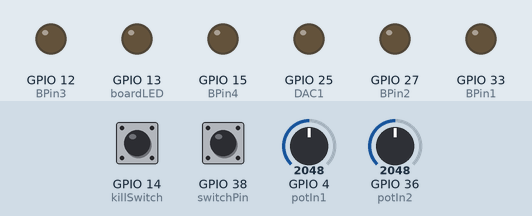
The program below on a simulated ESP32. Parts: output pins drawn as LEDs (lit = HIGH). The test bench sets the inputs (shaded band); at power-on: GPIO 14 (killSwitch) LOW, GPIO 38 (switchPin) HIGH, GPIO 4 (potIn1) = 2048, GPIO 36 (potIn2) = 2048.

Above: at 2.2 s.
2.3 s: GPIO 14 (killSwitch) pulled HIGH for 0.15 s
At 2.9 s:
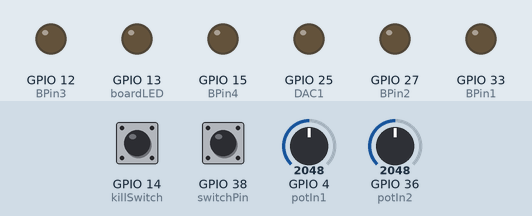
3.9 s: GPIO 38 (switchPin) pulled LOW for 0.15 s
At 3.97 s:
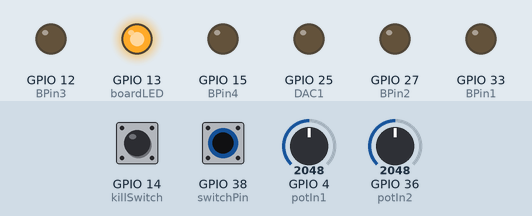
5.5 s: GPIO 38 (switchPin) pulled LOW for 3.2 s
At 9.3 s:
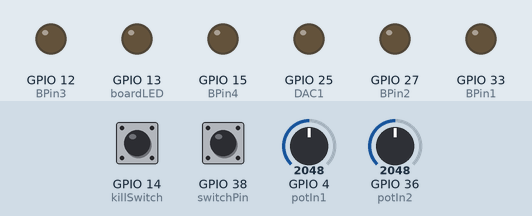
10.2 s: GPIO 14 (killSwitch) pulled HIGH for 1 s
12.7 s: GPIO 14 (killSwitch) driven HIGH and GPIO 38 (switchPin) driven LOW
At 12.85 s:
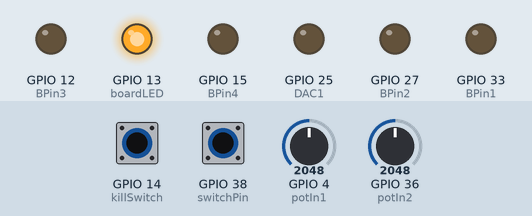
Timing chart, 0 to 14.1 s (numbered marks = the images above; inputs shaded):
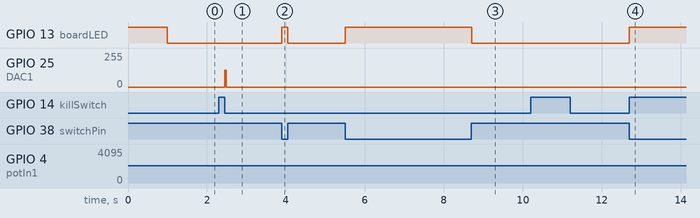

Measured:
- after the input at 2.3 s, GPIO 25 (DAC1): 0/255 → 127/255 after 0.15 s, → 0/255 0.04 s later
- after the input at 3.9 s, GPIO 13 (boardLED): LOW → HIGH at once, → LOW 0.15 s later
- after the input at 5.5 s, GPIO 13 (boardLED): LOW → HIGH at once, → LOW 3.2 s later
- after the input at 12.7 s, GPIO 13 (boardLED): LOW → HIGH at once

The program:

main.cpp
```cpp
/*
  outputAnalogDigitalMixed.ino

  The ESP32 contains two 8-bit DAC output channels.
  DAC channel 1 is GPIO25 (Pin 25) and DAC channel 2 is GPIO26 (Pin 26).

  This sketch generates a ~500Hz sinus signal on DAC channel 1 (GPIO pin 25)
  followed by a ~500Hz digital output signal, 5 seconds each & alternatingly.

  Last updated 2022-06-11, ThJ <yellobyte@bluewin.ch>
*/

#include <Arduino.h>
#include <ESP32Time.h>

uint32_t counter,
         mode = 1; // analog output starts

// Define Pins
#define boardLED 13
#define switchPin 38
#define BPin1 33
#define BPin2 27
#define BPin3 12
#define BPin4 15
#define potIn1 4
#define potIn2 36
#define killSwitch 14
// Define DAC pins
#define DAC1 25
#define DAC2 26

#define Num_Samples 256 // Define sample count

// vars
int i = 0;
float potRead;
float sinScale;
float freqScale;
bool offOnSwitch = false;

ESP32Time rtc(0);

static byte SineWaveTable[Num_Samples] = {
  0x80, 0x83, 0x86, 0x89, 0x8C, 0x90, 0x93, 0x96,
  0x99, 0x9C, 0x9F, 0xA2, 0xA5, 0xA8, 0xAB, 0xAE,
  0xB1, 0xB3, 0xB6, 0xB9, 0xBC, 0xBF, 0xC1, 0xC4,
  0xC7, 0xC9, 0xCC, 0xCE, 0xD1, 0xD3, 0xD5, 0xD8,
  0xDA, 0xDC, 0xDE, 0xE0, 0xE2, 0xE4, 0xE6, 0xE8,
  0xEA, 0xEB, 0xED, 0xEF, 0xF0, 0xF1, 0xF3, 0xF4,
  0xF5, 0xF6, 0xF8, 0xF9, 0xFA, 0xFA, 0xFB, 0xFC,
  0xFD, 0xFD, 0xFE, 0xFE, 0xFE, 0xFF, 0xFF, 0xFF,
  0xFF, 0xFF, 0xFF, 0xFF, 0xFE, 0xFE, 0xFE, 0xFD,
  0xFD, 0xFC, 0xFB, 0xFA, 0xFA, 0xF9, 0xF8, 0xF6,
  0xF5, 0xF4, 0xF3, 0xF1, 0xF0, 0xEF, 0xED, 0xEB,
  0xEA, 0xE8, 0xE6, 0xE4, 0xE2, 0xE0, 0xDE, 0xDC,
  0xDA, 0xD8, 0xD5, 0xD3, 0xD1, 0xCE, 0xCC, 0xC9,
  0xC7, 0xC4, 0xC1, 0xBF, 0xBC, 0xB9, 0xB6, 0xB3,
  0xB1, 0xAE, 0xAB, 0xA8, 0xA5, 0xA2, 0x9F, 0x9C,
  0x99, 0x96, 0x93, 0x90, 0x8C, 0x89, 0x86, 0x83,
  0x80, 0x7D, 0x7A, 0x77, 0x74, 0x70, 0x6D, 0x6A,
  0x67, 0x64, 0x61, 0x5E, 0x5B, 0x58, 0x55, 0x52,
  0x4F, 0x4D, 0x4A, 0x47, 0x44, 0x41, 0x3F, 0x3C,
  0x39, 0x37, 0x34, 0x32, 0x2F, 0x2D, 0x2B, 0x28,
  0x26, 0x24, 0x22, 0x20, 0x1E, 0x1C, 0x1A, 0x18,
  0x16, 0x15, 0x13, 0x11, 0x10, 0x0F, 0x0D, 0x0C,
  0x0B, 0x0A, 0x08, 0x07, 0x06, 0x06, 0x05, 0x04,
  0x03, 0x03, 0x02, 0x02, 0x02, 0x01, 0x01, 0x01,
  0x01, 0x01, 0x01, 0x01, 0x02, 0x02, 0x02, 0x03,
  0x03, 0x04, 0x05, 0x06, 0x06, 0x07, 0x08, 0x0A,
  0x0B, 0x0C, 0x0D, 0x0F, 0x10, 0x11, 0x13, 0x15,
  0x16, 0x18, 0x1A, 0x1C, 0x1E, 0x20, 0x22, 0x24,
  0x26, 0x28, 0x2B, 0x2D, 0x2F, 0x32, 0x34, 0x37,
  0x39, 0x3C, 0x3F, 0x41, 0x44, 0x47, 0x4A, 0x4D,
  0x4F, 0x52, 0x55, 0x58, 0x5B, 0x5E, 0x61, 0x64,
  0x67, 0x6A, 0x6D, 0x70, 0x74, 0x77, 0x7A, 0x7D
};


void setup() {
  Serial.begin(115200);
  while(!Serial); //wait for serial to connect
  rtc.setTime(0, 0);

  pinMode(boardLED, OUTPUT);
  pinMode(switchPin, INPUT);
  pinMode(killSwitch, INPUT);
  pinMode(BPin1, OUTPUT);
  pinMode(BPin2, OUTPUT);
  pinMode(BPin3, OUTPUT);
  pinMode(BPin4, OUTPUT);
  pinMode(potIn1, INPUT);
  pinMode(potIn2, INPUT);

  // digitalWrite(BPin1, LOW);
  // digitalWrite(BPin2, LOW);
  // digitalWrite(BPin3, LOW);
  // digitalWrite(BPin4, LOW);


  digitalWrite(boardLED, HIGH);
  delay(1000);
  digitalWrite(boardLED, LOW);
}

int freqToPeriodFraction(int frequency, int periodFraction, int secDiv) {
  double period = ((1.0/frequency)/periodFraction);
  int divPeriod = floor( period *secDiv);
  return divPeriod;
}

int freq = 1;
int mcsPeriod;
int scaledMcsPeriod;
float potRead1;
int currentMcsDelay;

void loop() {
  potRead = analogRead(potIn1);
  sinScale = floor(potRead/4095*100)/100;

  potRead1 = analogRead(potIn2);
  freqScale = floor(potRead1/4095*100)/100;
  mcsPeriod = freqToPeriodFraction(freq, Num_Samples, 1000000);
  scaledMcsPeriod = floor(mcsPeriod*freqScale);

  currentMcsDelay = rtc.getMicros();
  if (digitalRead(killSwitch)) {
    if (currentMcsDelay >= scaledMcsPeriod) {
      rtc.setTime(0, 0);
      // Serial.println(currentMcsDelay);
      // Serial.println(scaledMcsPeriod);
      // Serial.println();
      dacWrite(DAC1, floor(SineWaveTable[i]*sinScale));

      if (i >= Num_Samples) {
        i = 0;
      }else {i++;}
    }
  }else {
    dacWrite(DAC1, 0);
    i = 0;
  }


  //on tester -- clicking button turns board light on
  if ( !(digitalRead(switchPin)) ) {
    digitalWrite(boardLED, HIGH);
  }else {
    digitalWrite(boardLED, LOW);
  }
}
```
